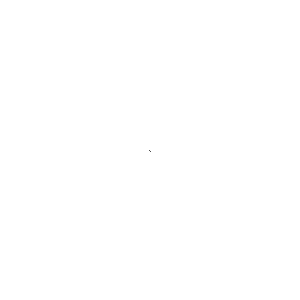
Frame 1 (no input)
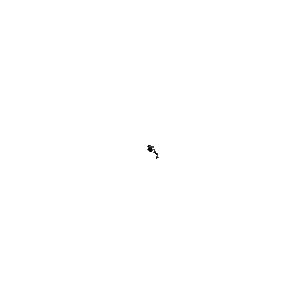
Frame 60 (the mouse pressed at the canvas centre just before this capture)
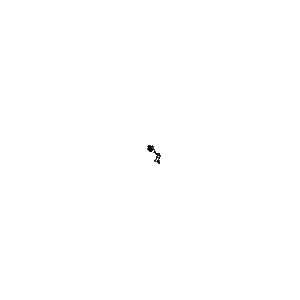
Frame 120 (the mouse held since frame 60 and released just before this capture)

The Processing sketch that drew these frames (run headless with seeded random() and noise(); from frame 60 on, the mouse is pressed at the canvas centre):

// Processing sketch: README_md
// ── README_md.pde
Walker walker;
Walker walker2;
void setup(){
  size(300,300);
  walker = new Walker(width/2,height/2,255);
  walker2 = new Walker(width/2, height/2,255);
  background(255);
  
  
}

void draw(){

  walker.move();
  walker.display();
  walker2.move();
  walker2.display();
}

class Walker{
 
  color c;
  float x;
  float y;
  
  Walker(float x_, float y_,color c_){
    x = x_;
    y = y_;
    c = c_;
  }
  
  void move(){
   float toss = random(1);
    if (toss > 0 & toss <0.25){
     x = x + 1; 
    }
    if (toss > 0.25& toss <0.5){
     x = x - 1; 
    }
    if (toss > 0.5 & toss <0.75){
     y = y + 1; 
    }
    if (toss > 0.75 & toss <1){
     y = y - 1; 
    }
    
  }
  
  void display(){
    stroke(5);
    fill(100,0,0);
    point(x,y);
    
  }
  
  
}
